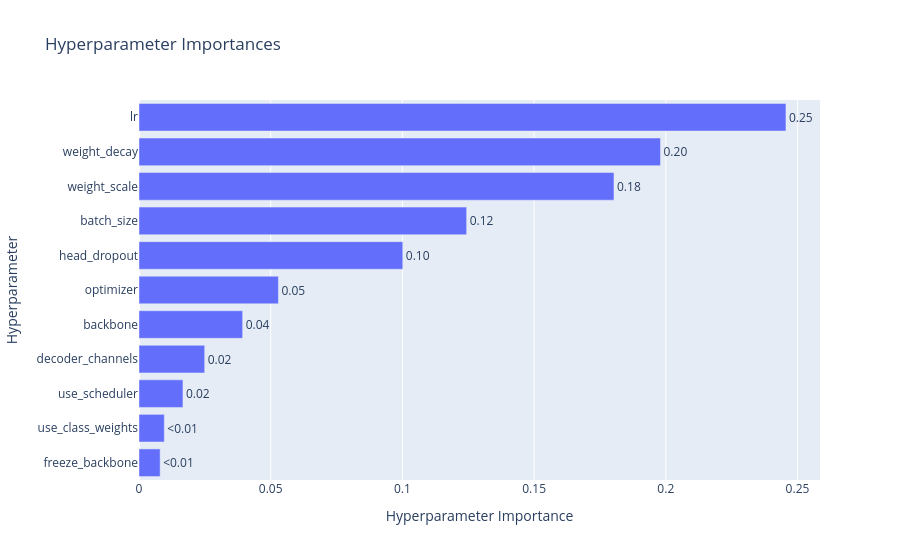

Write notebook code for a chart like this one.
### Code cell
plot_param_importances(study)

### Figure 1 — Plotly figure (JSON) as saved in the notebook; plotly's stock layout.template omitted (floating-point values rounded to 4 significant figures)
{"data": [{"cliponaxis": false, "hovertemplate": ["freeze_backbone (CategoricalDistribution): 0.008025237202996574<extra></extra>", "use_class_weights (CategoricalDistribution): 0.009603818135829272<extra></extra>", "use_scheduler (CategoricalDistribution): 0.016687021284531436<extra></extra>", "decoder_channels (CategoricalDistribution): 0.02493986418729905<extra></extra>", "backbone (CategoricalDistribution): 0.039346213388805354<extra></extra>", "optimizer (CategoricalDistribution): 0.05292957920563412<extra></extra>", "head_dropout (FloatDistribution): 0.10015008316381509<extra></extra>", "batch_size (CategoricalDistribution): 0.12438467614774976<extra></extra>", "weight_scale (FloatDistribution): 0.18032662096357205<extra></extra>", "weight_decay (FloatDistribution): 0.19799057114069807<extra></extra>", "lr (FloatDistribution): 0.2456163151790693<extra></extra>"], "name": "Objective Value", "orientation": "h", "text": ["<0.01", "<0.01", "0.02", "0.02", "0.04", "0.05", "0.10", "0.12", "0.18", "0.20", "0.25"], "textposition": "outside", "type": "bar", "x": [0.008025, 0.009604, 0.01669, 0.02494, 0.03935, 0.05293, 0.1002, 0.1244, 0.1803, 0.198, 0.2456], "y": ["freeze_backbone", "use_class_weights", "use_scheduler", "decoder_channels", "backbone", "optimizer", "head_dropout", "batch_size", "weight_scale", "weight_decay", "lr"]}], "layout": {"autosize": true, "title": {"text": "Hyperparameter Importances"}, "xaxis": {"autorange": true, "range": [0, 0.2585], "title": {"text": "Hyperparameter Importance"}, "type": "linear"}, "yaxis": {"autorange": true, "range": [-0.5, 10.5], "title": {"text": "Hyperparameter"}, "type": "category"}}}
